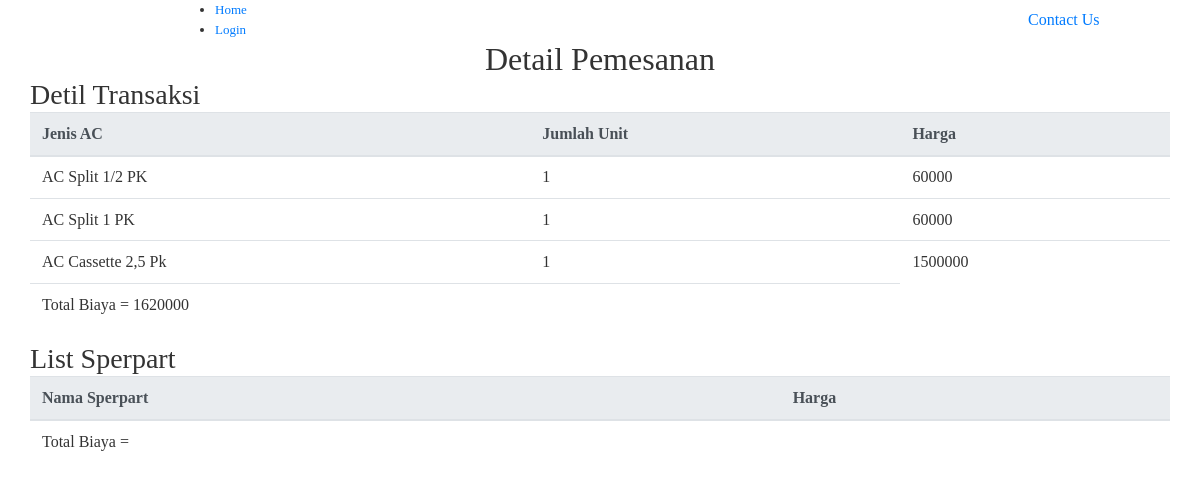
Page /lihatdetailNew.php?id=9 on the committed database.
### tables this page shows
CREATE TABLE `detil_ac` (
  `id` int(20) NOT NULL,
  `tasks_id` int(20) NOT NULL,
  `jenis_ac` varchar(100) NOT NULL,
  `jm_unit` int(10) NOT NULL,
  `harga` decimal(10,0) NOT NULL
);

CREATE TABLE `jenis_ac` (
  `id` int(10) NOT NULL,
  `jenis` varchar(100) NOT NULL,
  `deskripsi` varchar(100) NOT NULL,
  `harga` decimal(10,0) NOT NULL,
  `kategori` varchar(20) NOT NULL
);

### lihatdetailNew.php (the view, shortened to what this page needs)
<?php
require_once "koneksi.php";
if($_SESSION != null)
    $user = $_SESSION['username'];
else
    $user = "";
    $login=mysqli_query($con,"SELECT * FROM `login` where `username` = '".$user."' and `lvl` = '2'" );
    $lg=mysqli_fetch_array($login);
    $id = $_GET['id'];
?>
<html class="no-js" lang="zxx">
    <head>
            <link rel="stylesheet" href="assets/css/bootstrap.min.css">
            <link rel="stylesheet" href="assets/css/owl.carousel.min.css">
            <link rel="stylesheet" href="assets/css/flaticon.css">
            <link rel="stylesheet" href="assets/css/slicknav.css">
            <link rel="stylesheet" href="assets/css/animate.min.css">
            <link rel="stylesheet" href="assets/css/magnific-popup.css">
            <link rel="stylesheet" href="assets/css/fontawesome-all.min.css">
            <link rel="stylesheet" href="assets/css/themify-icons.css">
            <link rel="stylesheet" href="assets/css/slick.css">
            <link rel="stylesheet" href="assets/css/nice-select.css">
            <link rel="stylesheet" href="assets/css/style.css">
   </head>
   <body>
       <header>
        <div class="header-area header-transparrent ">
            <div class="main-header header-sticky">
                <div class="container">
                    <div class="row align-items-center">
                        <div class="col-xl-2 col-lg-2 col-md-1">
                        </div>
                        <div class="col-xl-8 col-lg-8 col-md-8">
                            <div class="main-menu f-right d-none d-lg-block">
                                <nav>
                                    <ul id="navigation">
                                        <li><a href="index.php"> Home</a></li>
                                        <?php
                                        if($lg != null){
                                        ?>
                                            <li><a href="tracking.php">Tracking</a></li>
                                            <li><a href="logout.php">Log Out</a></li>
                                        <?php }else {?>
                                             <li><a href="login.php">Login</a></li>
                                        <?php }?>
                                    </ul>
                                </nav>
                            </div>
                        </div>
                        <div class="col-xl-2 col-lg-2 col-md-3">
                            <div class="header-right-btn f-right d-none d-lg-block">
                                <a href="#" class="btn header-btn">Contact Us</a>
                            </div>
                        </div>
                        <div class="col-12">
                        </div>
                    </div>
                </div>
            </div>
       </div>
    </header>
    <div class="what-we-do we-padding">
        <div class="container">
            <div class="row d-flex justify-content-center">
                    <div class="col-lg-8">
                    <div class="section-tittle text-center mb-80">
                      <h2>Detail Pemesanan</h2>
                    </div>
                </div>
            </div>
            <section class="sample-text-area">
                <div class="container box_1170">
                    <h3 class="text-heading">Detil Transaksi</h3>
                            <div class="table-responsive">
                                  <table class="table align-items-center table-flush">
                                    <thead class="thead-light">
                                      <tr>
                                        <th>Jenis AC</th>
                                        <th>Jumlah Unit</th>
                                        <th>Harga</th>
                                      </tr>
                                    </thead>
                                    <tbody class="list">
                                      <?php
                                        require_once "koneksi.php";
                                        $sql3 = "SELECT da.*,j.jenis FROM `detil_ac` da join `jenis_ac` j on j.id = da.jenis_ac WHERE `tasks_id` =  '$id'";
                                        $query3 = mysqli_query($con, $sql3) or die("Gagal". mysqli_error($con));
                                        while($tampil3 = mysqli_fetch_array($query3)){
                                      ?>
                                      <tr>
                                        <tr>
                                            <td><?php echo $tampil3['jenis']; ?></td>
                                            <td><?php echo $tampil3['jm_unit']; ?></td>
                                            <td><?php echo $tampil3['harga']; ?></td>
                                        </tr>
                                      </tr>
                                    <?php }?>
                                    <?php
                                    require_once "koneksi.php";
                                    $id= $_GET['id'];
                                    $sql4 = "SELECT sum(harga) as total FROM `detil_ac` WHERE `tasks_id` = '$id'";
                                    $query4 = mysqli_query($con, $sql4) or die("Gagal". mysqli_error($con));
                                    while($tampil4 = mysqli_fetch_array($query4)){
                                  ?>
                                  <tr>
                                    <td colspan="2">Total Biaya = <?php echo $tampil4['total']; ?></td>
                                  </tr>
                                  <?php }?>
                                    </tbody>
                                  </table>
                                </div>
                                <h3>List Sperpart</h3>
                                <div class="table-responsive">
                                  <table class="table align-items-center table-flush">
                                    <thead class="thead-light">
                                      <tr>
                                        <th>Nama Sperpart</th>
                                        <th>Harga</th>
                                      </tr>
                                    </thead>
                                    <tbody class="list">
                                    <?php
                                    require_once "koneksi.php";
                                    $id= $_GET['id'];
                                    $sql6 = "SELECT sum(harga) as total FROM `detil_transaksi` WHERE `tasks_id` = '$id'";
                                    $query6 = mysqli_query($con, $sql6) or die("Gagal". mysqli_error($con));
                                    while($tampil6 = mysqli_fetch_array($query6)){
                                  ?>
                                  <tr>
                                    <td colspan="2">Total Biaya = <?php echo $tampil6['total']; ?></td>
                                  </tr>
                                  <?php }?>
                                    </tbody>
                                  </table>
                                </div>
                </div>
            </section>
        </div>
    </div>
   </body>
   </html>

### css/style.css (style rules this page uses)
* { -webkit-box-sizing: border-box; -moz-box-sizing: border-box; box-sizing: border-box; }
body { font-family: "Poppins-Regular"; color: #333; font-size: 13px; margin: 0; }
p, h1, h2, h3, h4, h5, h6, ul { margin: 0; }
ul { padding-left: 0; margin-bottom: 0; }

### rows in the picture
detil_ac: jenis_ac.jenis "AC Split 1/2 PK", jm_unit "1", harga "60000"
detil_ac: jenis_ac.jenis "AC Split 1 PK", jm_unit "1", harga "60000"
detil_ac: jenis_ac.jenis "AC Cassette 2,5 Pk", jm_unit "1", harga "1500000"

### other values in the picture
$tampil4['total'] "1620000"
